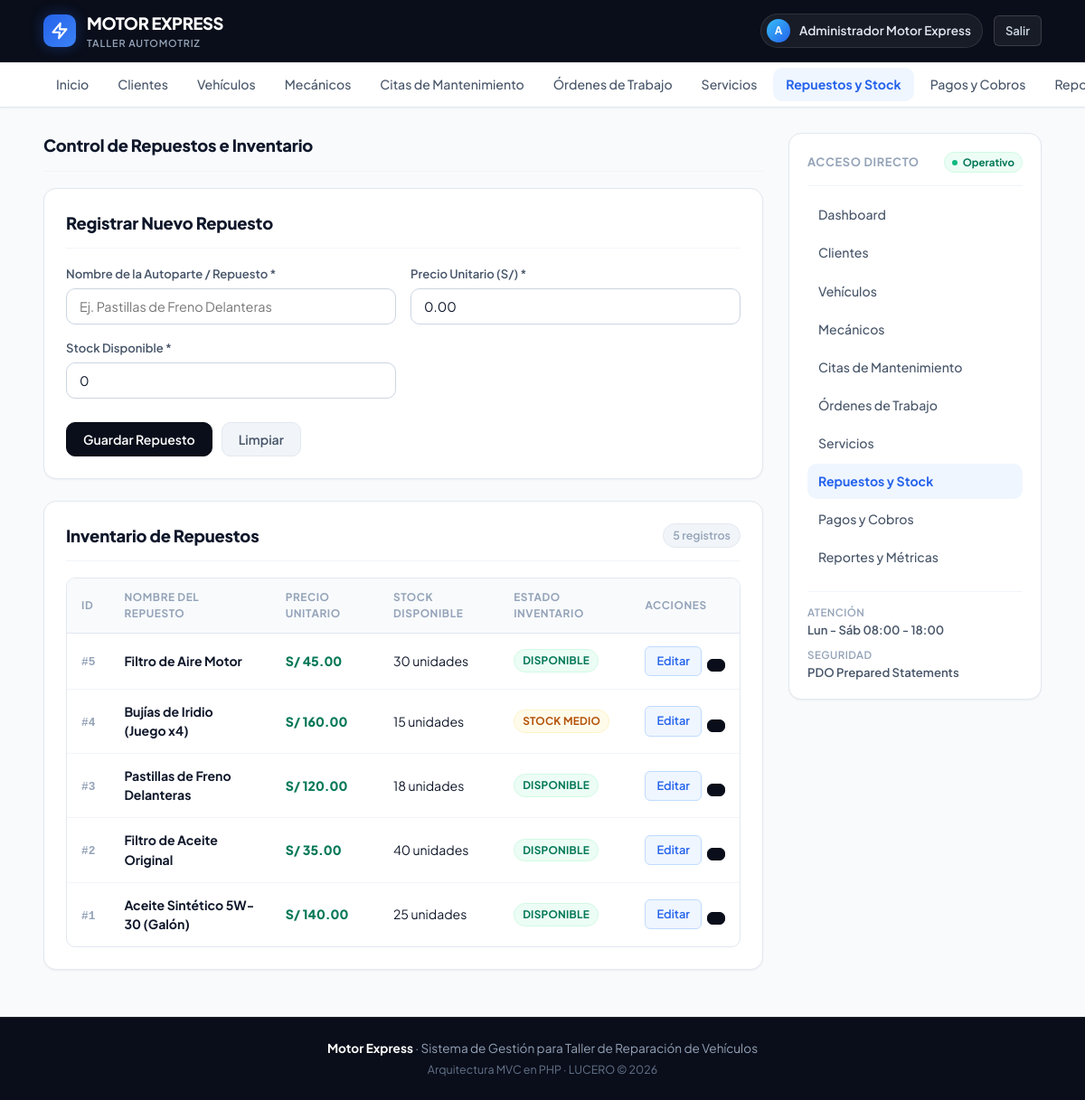
/views/repuestos.php (signed in), run on the app's committed database.
### tables this page shows
CREATE TABLE IF NOT EXISTS `repuesto` (
    `id` INT AUTO_INCREMENT PRIMARY KEY,
    `nombre` VARCHAR(70) NOT NULL,
    `precio` DECIMAL(10,2) NOT NULL DEFAULT 0.00,
    `stock` INT NOT NULL DEFAULT 0
);

### views/repuestos.php (called while the page is built, shortened)
<?php
require_once __DIR__ . '/../controller/RepuestoController.php';
$controller = new RepuestoController();
$rows = $controller->modelo->listar();
require __DIR__ . '/repuestos/index.php';

### controller/BaseController.php (called while the page is built, shortened)
<?php
require_once __DIR__ . '/../model/BaseModel.php';
function db(): PDO
{
    static $db = null;
    if ($db === null) {
        $database = new Database();
        $db = $database->conectar();
    }
    return $db;
}
function e($valor): string
{
    return htmlspecialchars((string) $valor, ENT_QUOTES, 'UTF-8');
}

### controller/RepuestoController.php (called while the page is built, shortened)
<?php
require_once __DIR__ . '/BaseController.php';
class RepuestoController
{
    public function __construct()
    {
        $this->modelo = new Repuesto(db());
    }
}

### model/BaseModel.php (called while the page is built, shortened)
<?php
abstract class BaseModel
{
    protected PDO $db;
    protected string $tabla;
    public function __construct(PDO $db)
    {
        $this->db = $db;
    }
    public function listar(): array
    {
        $stmt = $this->db->query('SELECT * FROM `' . $this->tabla . '` ORDER BY id DESC LIMIT 500');
        return $stmt->fetchAll();
    }
}

### views/repuestos/lista.php (the view, shortened to what this page needs)
<div class="table-responsive">
    <table>
        <thead>
            <tr>
                <th>ID</th>
                <th>Nombre del Repuesto</th>
                <th>Precio Unitario</th>
                <th>Stock Disponible</th>
                <th>Estado Inventario</th>
                <th>Acciones</th>
            </tr>
        </thead>
        <tbody>
            <?php if (empty($rows)): ?>
                <tr>
                    <td colspan="6" style="text-align: center; color: var(--text-muted); padding: 24px;">
                        No hay repuestos registrados en este momento.
                    </td>
                </tr>
            <?php else: ?>
                <?php foreach ($rows as $fila): ?>
                    <tr>
                        <td><span class="id-tag">#<?= e($fila['id']) ?></span></td>
                        <td><strong><?= e($fila['nombre']) ?></strong></td>
                        <td><span class="price-text">S/ <?= number_format($fila['precio'], 2) ?></span></td>
                        <td><?= e($fila['stock']) ?> unidades</td>
                        <td>
                            <?php if ($fila['stock'] <= 5): ?>
                                <span class="badge-status badge-cancelada">Crítico (<?= e($fila['stock']) ?>)</span>
                            <?php elseif ($fila['stock'] <= 15): ?>
                                <span class="badge-status badge-pendiente">Stock Medio</span>
                            <?php else: ?>
                                <span class="badge-status badge-completada">Disponible</span>
                            <?php endif; ?>
                        </td>
                        <td>
                            <div class="table-actions">
                                <a href="repuestos.php?editar=<?= e($fila['id']) ?>" class="btn-action btn-action-edit" title="Editar">
                                    <span>Editar</span>
                                </a>
                                <form method="post" onsubmit="return confirm('¿Está seguro de eliminar este repuesto?');">
                                    <button type="submit" name="accion" value="eliminar" class="btn-action btn-action-danger" title="Eliminar">
                                    </button>
                                </form>
                            </div>
                        </td>
                    </tr>
                <?php endforeach; ?>
            <?php endif; ?>
        </tbody>
    </table>
</div>

### assets/css/style.css (style rules this page uses)
:root { --brand-dark: #0a0e1a; --brand-surface: #111827; --primary: #2563eb; --primary-hover: #1d4ed8; --primary-light: #eff6ff; --primary-border: #bfdbfe; --accent: #f59e0b; --success: #10b981; --success-light: #ecfdf5; --success-border: #d1fae5; --warning: #f59e0b; --warning-light: #fffbeb; --warning-border: #fef3c7; --danger: #ef4444; --danger-light: #fef2f2; --danger-border: #fee2e2; --bg-page: #f8fafc; --bg-surface: #ffffff; --bg-muted: #f1f5f9; --text-primary: #0f172a; --text-secondary: #475569; --text-muted: #94a3b8; --border-color: #e2e8f0; --border-subtle: #f1f5f9; --radius-xs: 4px; --radius-sm: 6px; --radius-md: 10px; --radius-lg: 14px; --radius-xl: 18px; --shadow-xs: 0 1px 2px 0 rgba(16, 24, 40, 0.05); --shadow-sm: 0 1px 3px 0 rgba(16, 24, 40, 0.08), 0 1px 2px -1px rgba(16, 24, 40, 0.08); --shadow-md: 0 4px 8px -2px rgba(16, 24, 40, 0.08), 0 2px 4px -2px rgba(16, 24, 40, 0.06); --shadow-lg: 0 12px 20px -4px rgba(16, 24, 40, 0.1), 0 4px 6px -4px rgba(16, 24, 40, 0.05); }
* { box-sizing: border-box; margin: 0; padding: 0; }
body { font-family: 'Plus Jakarta Sans', system-ui, -apple-system, BlinkMacSystemFont, 'Segoe UI', Roboto, sans-serif; background-color: var(--bg-page); color: var(--text-primary); line-height: 1.5; -webkit-font-smoothing: antialiased; -moz-osx-font-smoothing: grayscale; min-height: 100vh; display: flex; flex-direction: column; }
a { color: var(--primary); text-decoration: none; transition: all 0.15s ease-in-out; }
button, .btn { display: inline-flex; align-items: center; justify-content: center; gap: 7px; padding: 9px 18px; font-size: 0.88rem; font-weight: 600; font-family: inherit; border-radius: var(--radius-md); border: 1px solid transparent; cursor: pointer; text-decoration: none; transition: all 0.15s ease-in-out; }
.btn-primary, button[type="submit"] { background: var(--brand-dark); color: #ffffff; border-color: var(--brand-dark); }
.btn-action { display: inline-flex; align-items: center; gap: 5px; padding: 6px 12px; font-size: 0.8rem; font-weight: 600; border-radius: var(--radius-sm); border: 1px solid transparent; cursor: pointer; transition: all 0.15s ease; text-decoration: none; }
.btn-action-edit { background: var(--primary-light); color: var(--primary); border-color: var(--primary-border); }
.btn-action-danger { background: var(--danger-light); color: #dc2626; border-color: var(--danger-border); padding: 6px 9px; }
.table-responsive { overflow-x: auto; border-radius: var(--radius-md); border: 1px solid var(--border-color); }
table { width: 100%; border-collapse: collapse; font-size: 0.88rem; text-align: left; }
thead { background: #f8fafc; border-bottom: 1px solid var(--border-color); }
th { padding: 12px 16px; font-weight: 700; font-size: 0.74rem; text-transform: uppercase; letter-spacing: 0.05em; color: var(--text-muted); }
td { padding: 14px 16px; border-bottom: 1px solid var(--border-subtle); color: var(--text-primary); vertical-align: middle; }
tbody tr:last-child td { border-bottom: none; }
.table-actions { display: flex; align-items: center; gap: 6px; }
.table-actions form { display: inline; }
.id-tag { font-family: ui-monospace, SFMono-Regular, monospace; font-size: 0.8rem; font-weight: 600; color: var(--text-muted); }
.price-text { font-weight: 800; color: #047857; }
.badge-status { display: inline-block; padding: 3px 9px; border-radius: 9999px; font-size: 0.74rem; font-weight: 700; text-transform: uppercase; letter-spacing: 0.02em; }
.badge-pendiente { background: var(--warning-light); color: #b45309; border: 1px solid var(--warning-border); }
.badge-completada { background: var(--success-light); color: #047857; border: 1px solid var(--success-border); }

### data on the page
repuesto: id "5", nombre "Filtro de Aire Motor", precio "45.00", stock "30", shows "DISPONIBLE"
repuesto: id "4", nombre "Bujías de Iridio (Juego x4)", precio "160.00", stock "15", shows "STOCK MEDIO"
repuesto: id "3", nombre "Pastillas de Freno Delanteras", precio "120.00", stock "18", shows "DISPONIBLE"
repuesto: id "2", nombre "Filtro de Aceite Original", precio "35.00", stock "40", shows "DISPONIBLE"
repuesto: id "1", nombre "Aceite Sintético 5W-30 (Galón)", precio "140.00", stock "25", shows "DISPONIBLE"

### other printed values
mb_substr(e($_SESSION['nombre'] ?? 'U'), 0, 1) "A"
$_SESSION['nombre'] "Administrador Motor Express"
$m['nombre'] "Clientes"
$m['nombre'] "Vehículos"
$m['nombre'] "Mecánicos"
$m['nombre'] "Citas de Mantenimiento"
$m['nombre'] "Órdenes de Trabajo"
$m['nombre'] "Servicios"
$m['nombre'] "Repuestos y Stock"
$m['nombre'] "Pagos y Cobros"
$titulo "Control de Repuestos e Inventario"
count($rows) "5"
$m['nombre'] "Reportes y Métricas"
